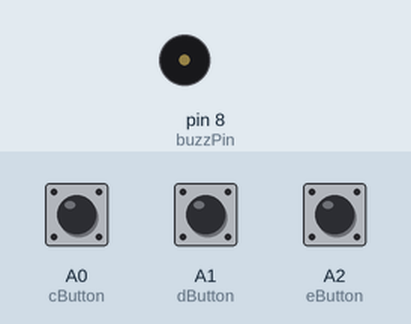
Recording of a sketch running on a simulated Arduino Uno, built with avr-gcc and run on an emulated ATmega328P. Shown: buzzer (waves = sounding). The inputs (shaded band) are chosen by the test bench; at power-on: A0 (cButton) LOW, A1 (dButton) LOW, A2 (eButton) LOW.

Above: at 1.2 s.
1.3 s: A0 (cButton) pulled HIGH for 0.15 s
At 1.42 s:
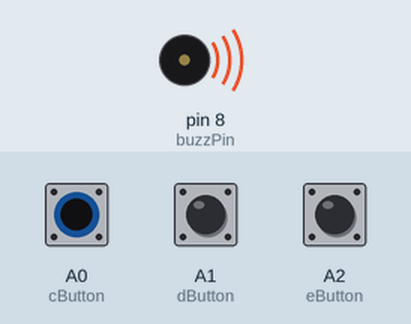
3.0 s: A0 (cButton) pulled HIGH for 3.2 s
At 7.4 s:
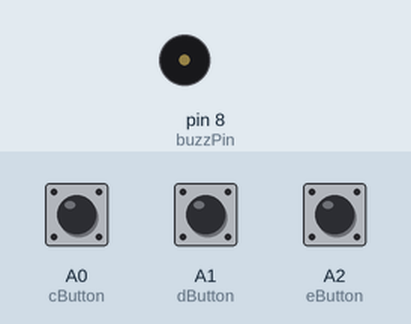
7.7 s: A1 (dButton) pulled HIGH for 3.2 s
At 8.0 s:
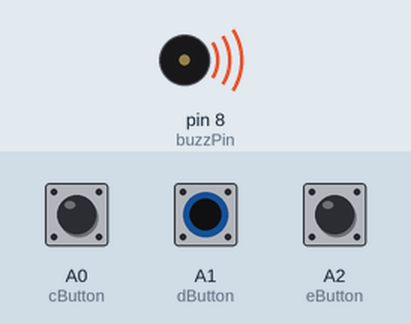
Timing chart, 0 to 12.5 s (numbered marks = the images above; inputs shaded):
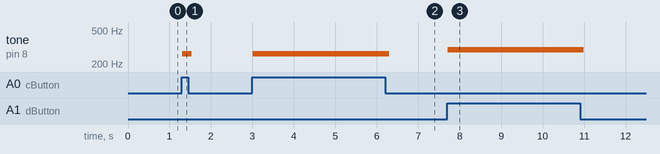

Measured:
- after the input at 1.3 s, tone on pin 8 (buzzPin): silent → 262 Hz at once, → silent 0.24 s later
- after the input at 3.0 s, tone on pin 8 (buzzPin): silent → 262 Hz at once, → silent 3.3 s later
- after the input at 7.7 s, tone on pin 8 (buzzPin): silent → 294 Hz at once, → silent 3.3 s later

The sketch:

Lab2_PiezzoBuzzerButton.ino
```cpp
/*
	Lab. 2 - Piezo Buzzer (Speaker) II
 	Make a sound when pushbutton is pressed.
*/

int buzzPin = 8;
int cButton = A0;
int dButton = A1;
int eButton = A2;

int sdt = 10;

void setup()
{
  pinMode(cButton, INPUT);
  pinMode(dButton, INPUT);
  pinMode(eButton, INPUT);
  pinMode(buzzPin, OUTPUT);
}

void loop()
{
  // C
  if (digitalRead(cButton) == HIGH) {
    tone(buzzPin, 262, 100);
  }
  // D
  if (digitalRead(dButton) == HIGH) {
    tone(buzzPin, 294, 100);
  }
  // E
  if (digitalRead(eButton) == HIGH) {
    tone(buzzPin, 330, 100);
  }

  delay(sdt);
}
```
